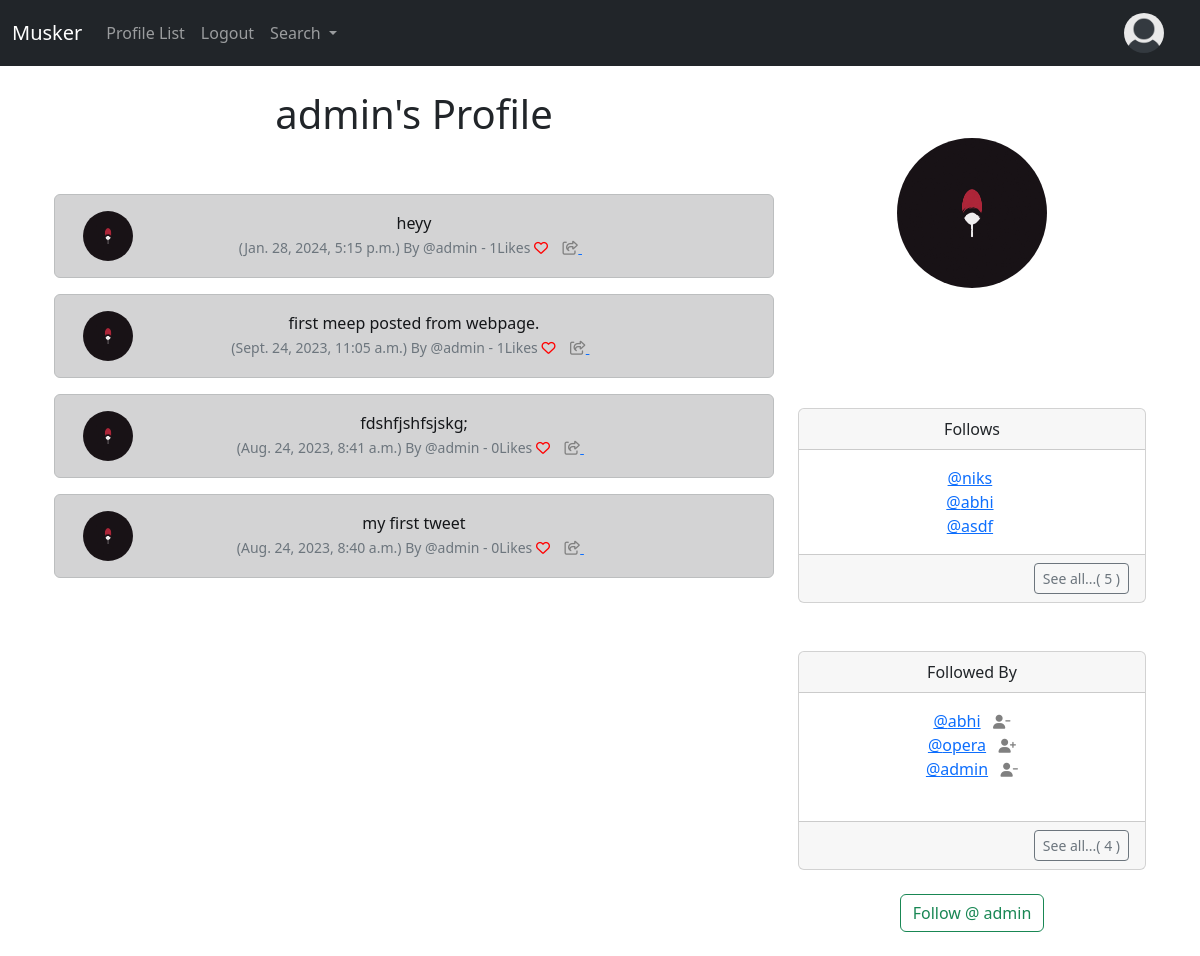
/profile/1/ (signed in), run on an earlier commit of the app's database.
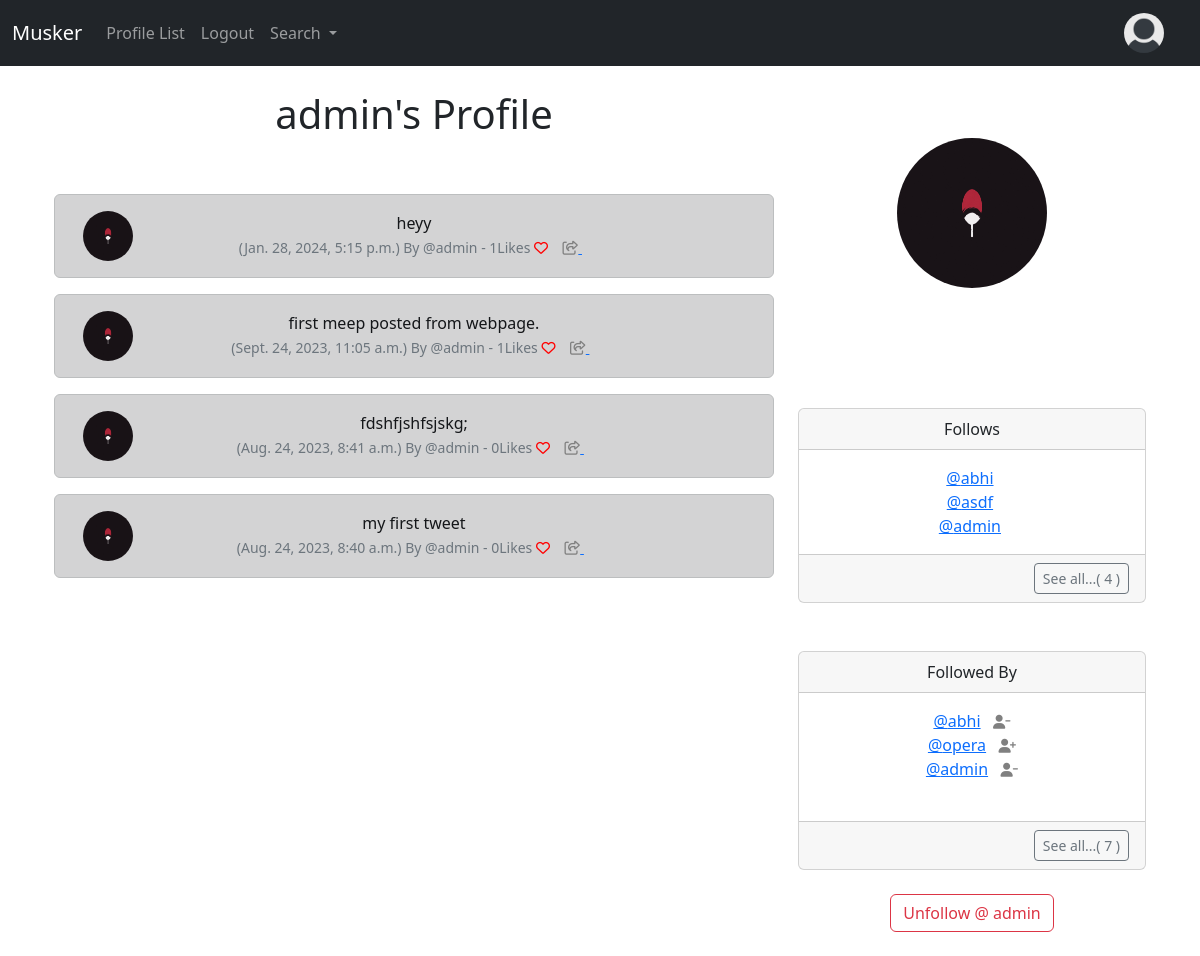
And on a later commit of the database.
### musker/models.py (models this page shows, shortened)
class Meep(models.Model):
    user = models.ForeignKey(
        User, related_name="meeps",
        on_delete=models.DO_NOTHING
        )
    body = models.CharField(max_length=200)
    created_at = models.DateTimeField(auto_now=True)
    likes = models.ManyToManyField(User, related_name='meep_like', blank=True)
    def number_of_likes(self):
        return self.likes.count()

class Profile(models.Model):
    user = models.OneToOneField(User, on_delete=models.CASCADE)
    follows = models.ManyToManyField('self',
        related_name="followed_by",
        symmetrical=False,
        blank=True)
    date_modified = models.DateTimeField(User, auto_now=True)
    profile_image = models.ImageField(null=True, blank=True, upload_to="images/")
    profile_bio= models.CharField(null=True, blank=True, max_length=500)
    facebook_link = models.URLField(null=True, blank=True)
    linkedin_link = models.URLField(null=True, blank=True)
    website_link = models.URLField(null=True, blank=True)
    def __str__(self):
        return self.user.username

### musker/views.py (the view, shortened to what this page needs)
# urls.py: path("profile/<int:pk>/", views.profile, name="profile"),
def profile(request, pk):
    if request.user.is_authenticated:
        profile = Profile.objects.get(user_id=pk)
        meeps = Meep.objects.filter(user_id=pk).order_by("-created_at")
        return render(request, "profile.html", {"profile" : profile, "meeps":meeps})
    else:
        messages.success(request, ("you must be logged in to view this page"))
        return redirect("home")

### musker/templates/profile.html (shortened to what this page needs)
{% extends "base.html"%}
{% load static %}
{% block content %}
{% if profile %}
<div class="container text-center">
  <div class="row">
    <div class="col-8">
      <h1>{{ profile.user.username }}'s Profile</h1>
      <br><br>
      {% if meeps %}
      {% for meep in meeps %}
      <div class="alert alert-dark" role="alert">
        <div class="container">
          <div class="row">
            <div class="col-1">
              {% if profile.profile_image %}
              <img src="{{ profile.profile_image.url }}" width=50 height=50 class="rounded-circle"
                alt="{{ profile.user.username }}">
              {% else %}
              <img src="{% static 'images/dummy.png' %}" width=50 height=50 class="rounded-circle"
                alt="{{ profile.user.username }}">
              {% endif %}
            </div>
            <div class="col-10">
              {{ meep.body }}<br>
              <small class="text-muted">
                ({{ meep.created_at }}) By @{{ meep.user.username }}
                - {{ meep.number_of_likes }}Likes
                {% if request.user in meep.likes.all %}
                <a href="{% url 'like' meep.id %}"><i class="fa-solid fa-heart" style='color:red'></i></a>
                {% else %}
                <a href="{% url 'like' meep.id %}"><i class="fa fa-heart-o" style='color:red'></i></a>
                {% endif %}
                <a href="{% url 'meep_show' meep.id %}">
                  <i class="fa-regular fa-share-from-square" style="color:grey"></i>
                </a>
              </small>
            </div><br>
          </div>
        </div>
      </div>
      {% endfor %}
      {% endif %}
    </div>
    <div class="col-4">
      <br><br>
      {% if profile.profile_image %}
      <img src="{{ profile.profile_image.url }}" class="rounded-circle" height="150" width="150">
      <br /><br />
      {% endif %}
      <br><br>
      <br><br>
      <div class="card">
        <div class="card-header">
          Follows
        </div>
        <div class="card-body">
          <p class="card-text">
            {% for following in profile.follows.all|slice:3 %}
            <a href="{% url 'profile' following.user.id %}">@{{ following }}</a>&nbsp;
            <br />
            {% endfor %}
          </p>
        </div>
        <div class="card-footer text-end">
          <a href="{% url 'follows' profile.user.id %}" class="btn btn-sm btn-outline-secondary">
            See all...( {{ profile.follows.all | length }} )</a>
        </div>
      </div>
      <br><br>
      <div class="card">
        <div class="card-header">
          Followed By
        </div>
        <div class="card-body">
          <p class="card-text" align="justify center">
            {% for following in profile.followed_by.all|slice:3 %}
            <a href="{% url 'profile' following.user.id %}">@{{ following }}</a>
            {% if following in profile.follows.all %}
            <a href="{% url 'unfollow' following.user.id %}"><i class="fa fa-user-minus small"
                style="color: grey;"></i></a>
            {% else %}
            <a href="{% url 'follow' following.user.id %}"><i class="fa fa-user-plus small"
                style="color: grey;"></i></a>
            {% endif %}
            <br />
            {% endfor %}
            <br>
          </p>
        </div>
        <div class="card-footer text-end">
          <a href="{% url 'followers' profile.user.id %}" class="btn btn-sm btn-outline-secondary">
            See all...( {{ profile.followed_by.all | length }} )</a>
        </div>
      </div>
      <br>
      <form method=POST>
        {% if profile in user.profile.follows.all %}
        <button class="btn btn-outline-danger" name="follow" value="unfollow" type="submit">Unfollow @
          {{ profile.user.username | lower }}</button>
        {% else %}
        <button class="btn btn-outline-success" name="follow" value="follow" type="submit">Follow @
          {{ profile.user.username | lower }}</button>
        {% endif %}
      </form>
      <br>
    </div>
  </div>
</div>
{% endif %}
{% endblock %}

What changed in the data, as far as the page shows it:
no longer on this page (row unchanged): Profile: user.username "niks"
now on one of the page's lists (row edited): Profile: user.username "admin"
changed Profile "admin": follows.all|length "5" → "4"; followed_by.all|length "4" → "7"
Also different on the page:
text no longer shown: "Follow @"
text now shown: "Unfollow @"
